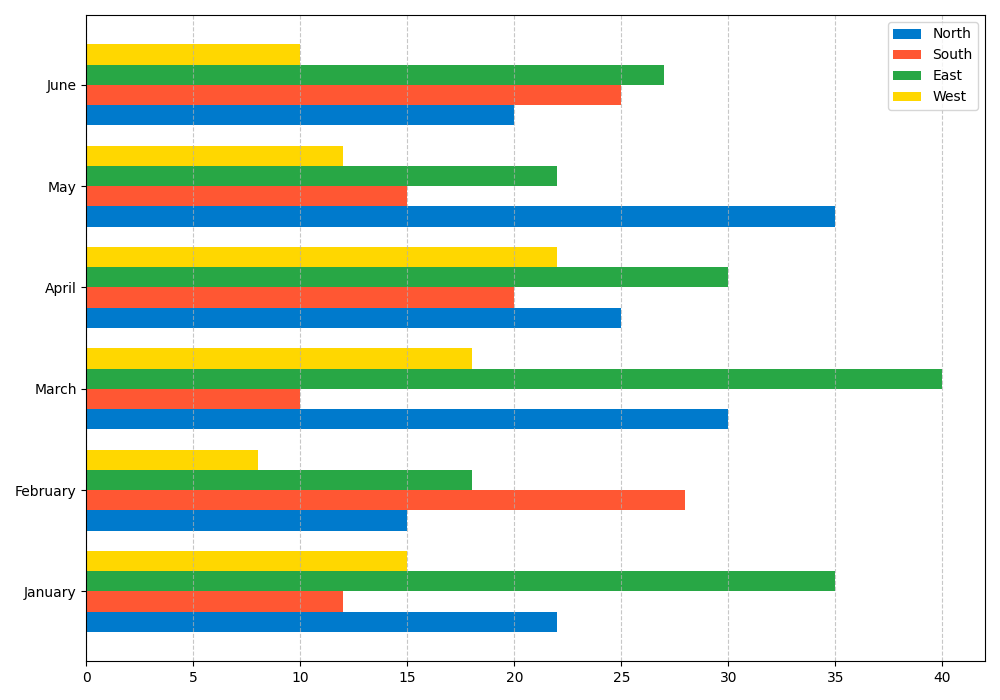

Write the Python code that produced this figure.
import matplotlib.pyplot as plt
import numpy as np

months = ['January', 'February', 'March', 'April', 'May', 'June']
north_sales = [22, 15, 30, 25, 35, 20]
south_sales = [12, 28, 10, 20, 15, 25]
east_sales = [35, 18, 40, 30, 22, 27]
west_sales = [15, 8, 18, 22, 12, 10]

colors = ['#007ACC', '#FF5733', '#28A745', '#FFD700']

fig, ax = plt.subplots(figsize=(10, 7))

bar_height = 0.2
index = np.arange(len(months))

ax.barh(index - bar_height*1.5, north_sales, bar_height, color=colors[0], label='North')
ax.barh(index - bar_height/2, south_sales, bar_height, color=colors[1], label='South')
ax.barh(index + bar_height/2, east_sales, bar_height, color=colors[2], label='East')
ax.barh(index + bar_height*1.5, west_sales, bar_height, color=colors[3], label='West')

ax.set_yticks(index)
ax.set_yticklabels(months)
ax.xaxis.grid(True, linestyle='--', alpha=0.7)

ax.legend()
plt.tight_layout()
plt.show()
